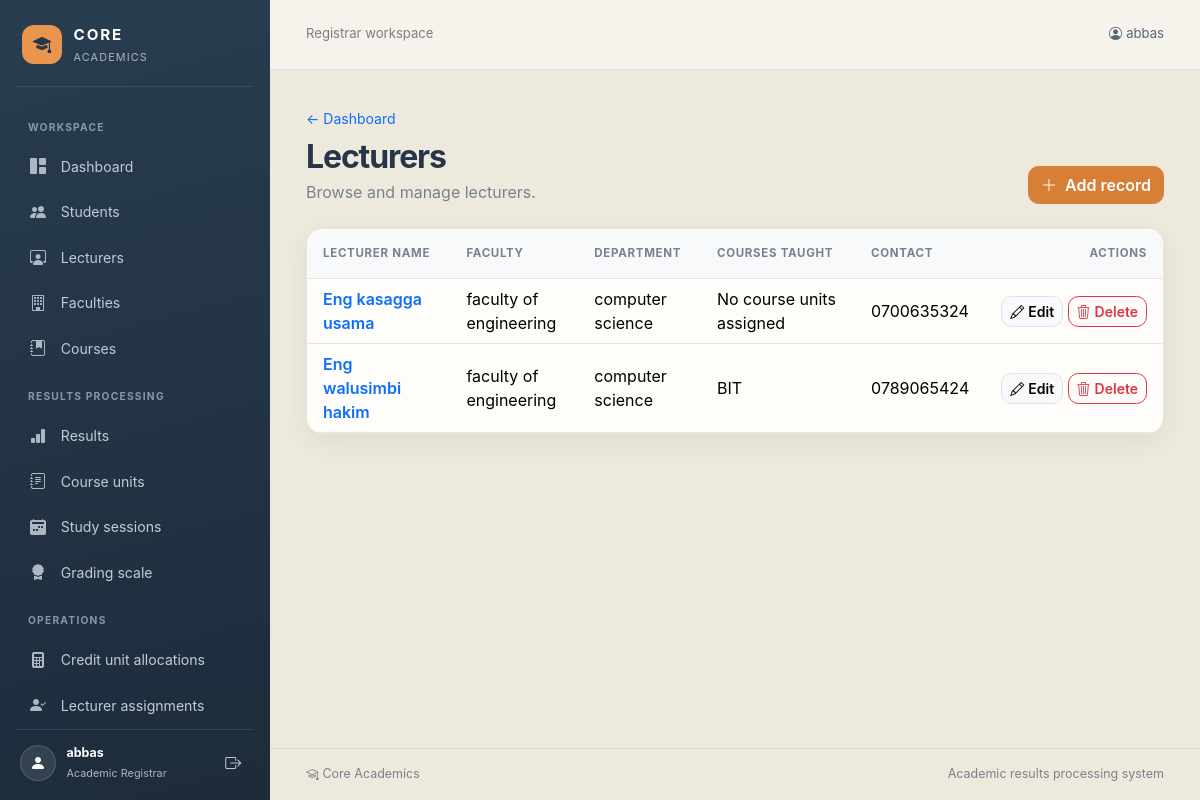
Page /academics/lecturers/ (signed in) on the earlier database version.
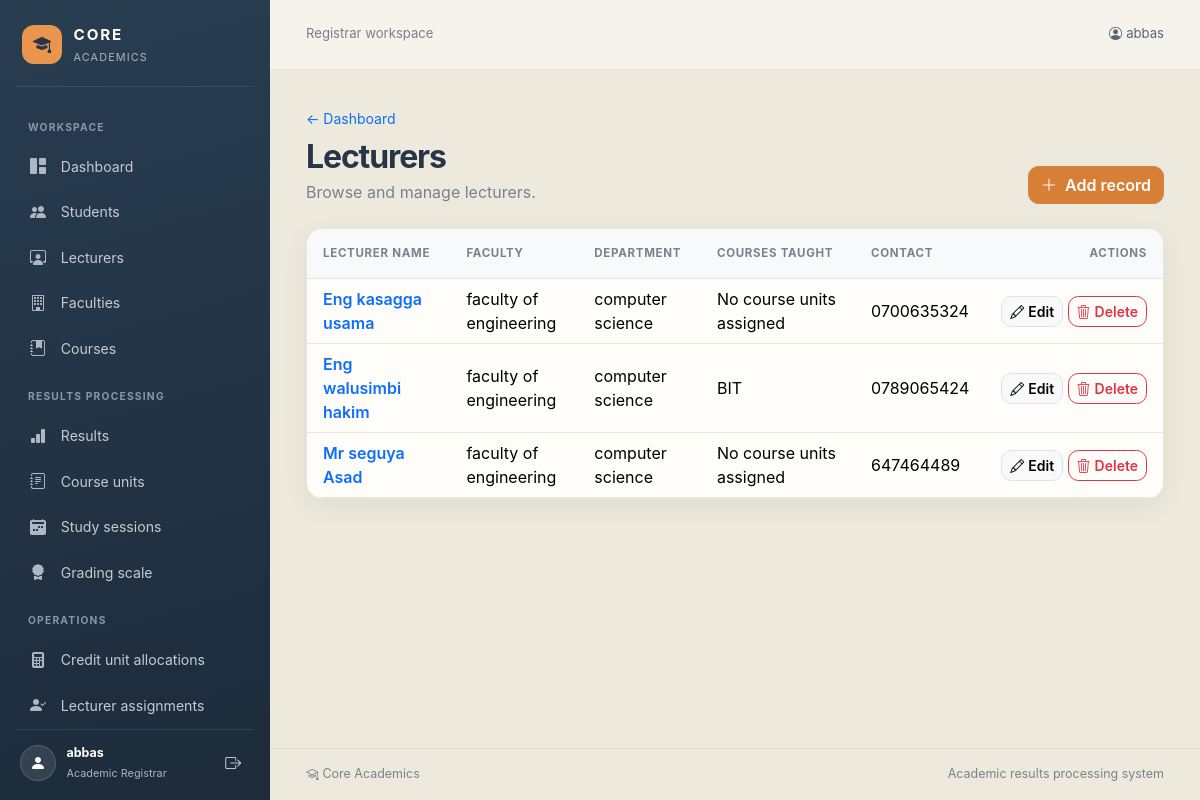
Same page on the later database version.
### academics/models.py (models this page shows, shortened)
class Lecturer(models.Model):
    class Gender(models.TextChoices):
        MALE = 'M', 'Male'
        FEMALE = 'F', 'Female'
    lecturer_id = models.AutoField(primary_key=True, db_column='LecturerId')
    user = models.OneToOneField(
        settings.AUTH_USER_MODEL,
        on_delete=models.SET_NULL,
        null=True,
        blank=True,
        related_name='lecturer_profile',
    )
    lecturer_name = models.CharField(max_length=50, db_column='LecturerName')
    gender = models.CharField(max_length=1, choices=Gender.choices, db_column='Gender')
    contact = models.CharField(max_length=10, db_column='Contact')
    department = models.CharField(max_length=50, db_column='Department')
    faculty = models.ForeignKey(
        Faculty,
        on_delete=models.PROTECT,
        related_name='lecturers',
    )
    class Meta:
        db_table = 'LECTURER'
    @property
    def courses_taught(self):
        course_names = {
            assignment.unit.course.course_name
            for assignment in self.unit_assignments.all()
            if assignment.unit.course_id
        }
        return ', '.join(sorted(course_names)) or 'No course units assigned'

class Faculty(models.Model):
    faculty_id = models.IntegerField(primary_key=True, db_column='FacultyId')
    faculty_name = models.CharField(max_length=30, db_column='FacultyName')
    class Meta:
        db_table = 'FACULTY'
    def __str__(self):
        return self.faculty_name

class Course(models.Model):
    class Duration(models.IntegerChoices):
        THREE_YEARS = 3, '3 years'
        FOUR_YEARS = 4, '4 years'
        FIVE_YEARS = 5, '5 years'
    course_code = models.CharField(max_length=10, primary_key=True, db_column='CourseCode')
    course_name = models.CharField(max_length=50, db_column='CourseName')
    duration = models.IntegerField(
        choices=Duration.choices,
        db_column='Duration',
        null=True,
        verbose_name='Duration (years)',
    )
    faculty = models.ForeignKey(
        Faculty,
        on_delete=models.PROTECT,
        db_column='FacultyId',
        related_name='courses',
    )
    class Meta:
        db_table = 'COURSE'

### academics/views.py (the view)
# urls.py: path('<slug:model_name>/', views.model_list, name='model-list'),
@login_required
def model_list(request, model_name):
    if not can_view_model(request.user, model_name):
        raise PermissionDenied
    model = get_model(model_name)
    fields = get_display_fields(model)
    queryset = model.objects.all()
    if model is models.Lecturer:
        queryset = queryset.select_related('faculty').prefetch_related(
            'unit_assignments__unit__course'
        )
    elif model is models.CourseUnit:
        queryset = queryset.select_related('course__faculty')
    elif model is models.CreditUnitAllocation:
        queryset = queryset.select_related('unit__course')
    elif model is models.UnitAssignment:
        queryset = queryset.select_related(
            'lecturer__faculty',
            'unit__course',
        )
    records = [
        (obj, get_display_values(obj, fields))
        for obj in queryset
    ]
    return render(
        request,
        'academics/model_list.html',
        {
            'model_name': model_name,
            'model_label': model._meta.verbose_name_plural.title(),
            'fields': [label for label, _ in fields],
            'records': records,
            'read_only': not can_manage_model(request.user, model_name),
        },
    )

### academics/access.py (called while the page is built)
def has_role(user, role):
    return user.is_superuser or user.groups.filter(name=role).exists()

### academics/context_processors.py (called while the page is built)
def user_roles(request):
    user = request.user
    return {
        'is_academic_registrar': user.is_authenticated and has_role(user, ROLE_REGISTRAR),
        'is_lecturer': user.is_authenticated and has_role(user, ROLE_LECTURER),
        'is_faculty_coordinator': user.is_authenticated and has_role(user, ROLE_COORDINATOR),
    }

### academics/views.py (called while the page is built, shortened)
def get_model(model_name):
    try:
        return MODEL_REGISTRY[model_name]
    except KeyError as exc:
        raise Http404('Academic record type not found.') from exc

def get_display_fields(model):
    if model is models.CreditUnitAllocation:
        return [
            ('Course', 'unit.course'),
            ('Course unit', 'unit'),
            ('Credit units', 'credit_units'),
        ]
    if model is models.Lecturer:
        return [
            ('Lecturer name', 'lecturer_name'),
            ('Faculty', 'faculty'),
            ('Department', 'department'),
            ('Courses taught', 'courses_taught'),
            ('Contact', 'contact'),
        ]

### academics/templates/academics/model_list.html (shortened to what this page needs)
{% extends "academics/base.html" %}
{% block content %}
<div class="d-flex flex-column flex-md-row justify-content-between align-items-md-end gap-3 mb-4">
    <div>
        <a class="small text-decoration-none" href="{% url 'academics:index' %}">&larr; Dashboard</a>
        <h1 class="page-heading h2 mt-2 mb-1">{{ model_label }}</h1>
        <p class="page-subtitle mb-0">Browse and manage {{ model_label|lower }}.</p>
    </div>
    {% if not read_only %}
        <div class="page-tools">
            <a class="btn btn-primary" href="{% url 'academics:model-create' model_name %}"><i class="bi bi-plus-lg me-2" aria-hidden="true"></i>Add record</a>
        </div>
    {% endif %}
</div>
{% if records %}
    <div class="surface overflow-hidden">
        <div class="table-responsive">
            <table class="table table-hover align-middle mb-0">
                <thead class="table-light">
                    <tr>
                        {% for label in fields %}<th scope="col" class="px-3 py-3">{{ label }}</th>{% endfor %}
                        {% if not read_only %}<th scope="col" class="px-3 py-3 text-end">Actions</th>{% endif %}
                    </tr>
                </thead>
                <tbody>
                    {% for obj, values in records %}
                        <tr>
                            {% for label, value in values %}
                                <td class="px-3">
                                    {% if forloop.first %}
                                        <a class="fw-semibold text-decoration-none" href="{% url 'academics:model-detail' model_name obj.pk %}">{{ value }}</a>
                                    {% else %}
                                        {{ value }}
                                    {% endif %}
                                </td>
                            {% endfor %}
                            {% if not read_only %}
                                <td class="px-3 text-end text-nowrap">
                                    <a class="btn btn-sm btn-light border" href="{% url 'academics:model-update' model_name obj.pk %}"><i class="bi bi-pencil me-1" aria-hidden="true"></i>Edit</a>
                                    <a class="btn btn-sm btn-outline-danger" href="{% url 'academics:model-delete' model_name obj.pk %}"><i class="bi bi-trash3 me-1" aria-hidden="true"></i>Delete</a>
                                </td>
                            {% endif %}
                        </tr>
                    {% endfor %}
                </tbody>
            </table>
        </div>
    </div>
{% endif %}
{% endblock %}

Differences in the rows shown:
added Lecturer: values "Mr seguya Asad", values "faculty of engineering" "computer science" "No course units assigned" "647464489"
